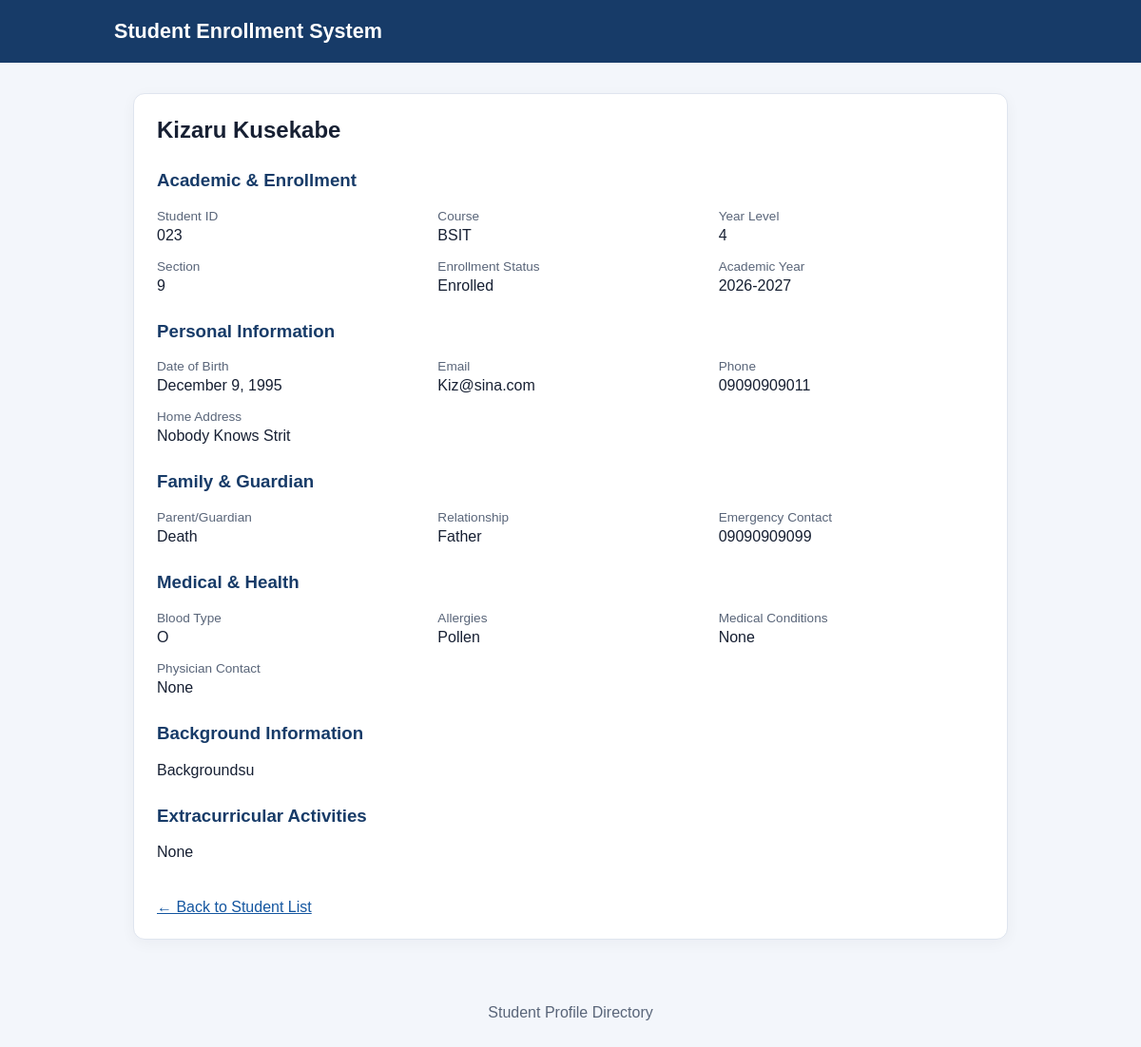
/1/, run on the app's committed database.
### personal_info/models.py (models this page shows, shortened)
class Student(models.Model):
    class EnrollmentStatus(models.TextChoices):
        ENROLLED = 'enrolled', 'Enrolled'
        GRADUATED = 'graduated', 'Graduated'
        ON_LEAVE = 'on_leave', 'On leave'
        WITHDRAWN = 'withdrawn', 'Withdrawn'
    first_name = models.CharField(max_length=100)
    last_name = models.CharField(max_length=100)
    student_id = models.CharField(max_length=20, unique=True)
    course = models.CharField(max_length=100)
    year_level = models.PositiveSmallIntegerField()
    section = models.CharField(max_length=50, blank=True)
    enrollment_status = models.CharField(
        max_length=20,
        choices=EnrollmentStatus.choices,
        default=EnrollmentStatus.ENROLLED,
    )
    academic_year = models.CharField(max_length=20, blank=True)
    date_of_birth = models.DateField(null=True, blank=True)
    email = models.EmailField(blank=True)
    phone_number = models.CharField(max_length=30, blank=True)
    home_address = models.TextField(blank=True)
    guardian_name = models.CharField(max_length=150, blank=True)
    guardian_relationship = models.CharField(max_length=50, blank=True)
    emergency_contact = models.CharField(max_length=30, blank=True)
    blood_type = models.CharField(max_length=5, blank=True)
    allergies = models.TextField(blank=True)
    medical_conditions = models.TextField(blank=True)
    physician_contact = models.CharField(max_length=100, blank=True)
    background_info = models.TextField(blank=True)
    extracurriculars = models.TextField(blank=True)
    class Meta:
        ordering = ['last_name', 'first_name', 'student_id']

### personal_info/views.py (the view)
# urls.py: path('<int:student_id>/', views.student_detail, name='student_detail'),
def student_detail(request, student_id):
    student = get_object_or_404(Student, pk=student_id)
    return render(request, 'personal_info/student_detail.html', {'student': student})

### personal_info/templates/personal_info/student_detail.html (shortened to what this page needs)
{% extends 'personal_info/base.html' %}
{% block content %}
<article class="panel">
    <h2>{{ student.first_name }} {{ student.last_name }}</h2>
    <h3>Academic &amp; Enrollment</h3>
    <dl class="profile-grid">
        <div><dt>Student ID</dt><dd>{{ student.student_id }}</dd></div>
        <div><dt>Course</dt><dd>{{ student.course }}</dd></div>
        <div><dt>Year Level</dt><dd>{{ student.year_level }}</dd></div>
        <div><dt>Section</dt><dd>{{ student.section|default:"Not provided" }}</dd></div>
        <div><dt>Enrollment Status</dt><dd>{{ student.get_enrollment_status_display }}</dd></div>
        <div><dt>Academic Year</dt><dd>{{ student.academic_year|default:"Not provided" }}</dd></div>
    </dl>
    <h3>Personal Information</h3>
    <dl class="profile-grid">
        <div><dt>Date of Birth</dt><dd>{{ student.date_of_birth|date:"F j, Y"|default:"Not provided" }}</dd></div>
        <div><dt>Email</dt><dd>{{ student.email|default:"Not provided" }}</dd></div>
        <div><dt>Phone</dt><dd>{{ student.phone_number|default:"Not provided" }}</dd></div>
        <div><dt>Home Address</dt><dd>{{ student.home_address|default:"Not provided" }}</dd></div>
    </dl>
    <h3>Family &amp; Guardian</h3>
    <dl class="profile-grid">
        <div><dt>Parent/Guardian</dt><dd>{{ student.guardian_name|default:"Not provided" }}</dd></div>
        <div><dt>Relationship</dt><dd>{{ student.guardian_relationship|default:"Not provided" }}</dd></div>
        <div><dt>Emergency Contact</dt><dd>{{ student.emergency_contact|default:"Not provided" }}</dd></div>
    </dl>
    <h3>Medical &amp; Health</h3>
    <dl class="profile-grid">
        <div><dt>Blood Type</dt><dd>{{ student.blood_type|default:"Not provided" }}</dd></div>
        <div><dt>Allergies</dt><dd>{{ student.allergies|default:"Not provided" }}</dd></div>
        <div><dt>Medical Conditions</dt><dd>{{ student.medical_conditions|default:"Not provided" }}</dd></div>
        <div><dt>Physician Contact</dt><dd>{{ student.physician_contact|default:"Not provided" }}</dd></div>
    </dl>
    <h3>Background Information</h3>
    <p>{{ student.background_info|default:"No background information provided."|linebreaksbr }}</p>
    <h3>Extracurricular Activities</h3>
    <p>{{ student.extracurriculars|default:"Not provided."|linebreaksbr }}</p>
    <a class="back-link" href="{% url 'personal_info:student_list' %}">&larr; Back to Student List</a>
</article>
{% endblock %}

### personal_info/templates/personal_info/base.html (shortened to what this page needs)
<!doctype html>
<html lang="en">
<head>
</head>
<body>
    <header><h1>Student Enrollment System</h1></header>
    <main>
        {% block content %}{% endblock %}
    </main>
    <footer><p>Student Profile Directory</p></footer>
</body>
</html>

### personal_info/templates/personal_info/base.html (style rules this page uses)
:root { color-scheme: light; font-family: Arial, sans-serif; color: #172033; background: #f3f6fb; }
body { margin: 0; }
header { padding: 1.25rem max(1.25rem, calc((100% - 960px) / 2)); background: #173b68; color: #fff; }
header h1 { margin: 0; font-size: 1.35rem; }
main { box-sizing: border-box; max-width: 960px; min-height: 75vh; margin: 2rem auto; padding: 0 1.25rem; }
.panel { padding: 1.5rem; border: 1px solid #dfe5ef; border-radius: 12px; background: #fff; box-shadow: 0 4px 16px #1720330b; }
h2 { margin-top: 0; }
h3 { margin-top: 1.75rem; color: #173b68; }
a { color: #1456a0; }
.profile-grid { display: grid; grid-template-columns: repeat(auto-fit, minmax(220px, 1fr)); gap: 1rem; }
.profile-grid dt { color: #596579; font-size: .85rem; }
.profile-grid dd { margin: .25rem 0 0; white-space: pre-line; }
.back-link { display: inline-block; margin-top: 1.5rem; }
footer { padding: 1.25rem; color: #596579; text-align: center; }

### data on the page
Student: first_name "Kizaru", last_name "Kusekabe", student_id "023", course "BSIT", year_level "4", section "9", enrollment_status "Enrolled", academic_year "2026-2027", date_of_birth "December 9, 1995", email "Kiz@sina.com", phone_number "09090909011", home_address "Nobody Knows Strit", guardian_name "Death", guardian_relationship "Father", emergency_contact "09090909099", blood_type "O", allergies "Pollen", medical_conditions "None", physician_contact "None", background_info "Backgroundsu", extracurriculars "None"
